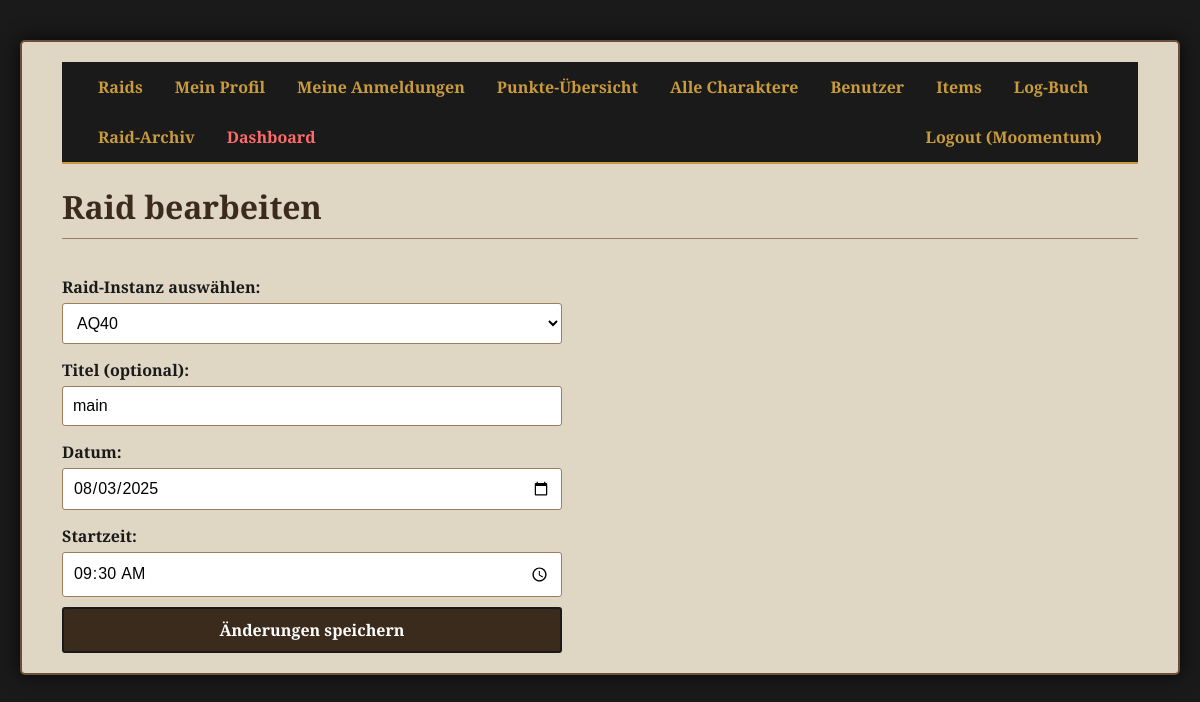
The page /raid/1/bearbeiten (signed in) on the database its author committed.
### tables this page shows
CREATE TABLE users (id INTEGER PRIMARY KEY AUTOINCREMENT, username TEXT NOT NULL UNIQUE, password_hash TEXT NOT NULL, role TEXT NOT NULL DEFAULT 'member');

CREATE TABLE raids (id INTEGER PRIMARY KEY AUTOINCREMENT, raid_instanz TEXT NOT NULL, raid_datum DATE NOT NULL, raid_zeit TIME NOT NULL, raid_titel TEXT, status TEXT NOT NULL DEFAULT 'Offen', punkte_vergeben INTEGER NOT NULL DEFAULT 0, erstellt_am TIMESTAMP DEFAULT CURRENT_TIMESTAMP);

### app.py (the view, shortened to what this page needs)
@app.route('/raid/<int:raid_id>/bearbeiten', methods=['GET', 'POST'])
@login_required
@admin_required
def raid_bearbeiten(raid_id):
    conn = get_db_connection(); raid = conn.execute('SELECT * FROM raids WHERE id = ?', (raid_id,)).fetchone(); instanzen = conn.execute('SELECT DISTINCT raid_instanz FROM items ORDER BY raid_instanz').fetchall()
    conn.close(); return render_template('raid_bearbeiten.html', raid=raid, instanzen=instanzen)

### app.py (called while the page is built)
@login_manager.user_loader
def load_user(user_id):
    conn = get_db_connection(); user_data = conn.execute('SELECT * FROM users WHERE id = ?', (user_id,)).fetchone(); conn.close()
    return User(id=user_data['id'], username=user_data['username'], role=user_data['role']) if user_data else None

def admin_required(f):
    @wraps(f)
    def decorated_function(*args, **kwargs):
        if not current_user.is_authenticated or current_user.role != 'admin':
            flash('Für diese Aktion sind Admin-Rechte erforderlich.', 'error'); return redirect(url_for('raid_liste'))
        return f(*args, **kwargs)
    return decorated_function

def get_db_connection():
    conn = sqlite3.connect('loot_system.db'); conn.execute("PRAGMA foreign_keys = ON"); conn.row_factory = sqlite3.Row
    return conn

### templates/raid_bearbeiten.html (shortened to what this page needs)
{% extends "base.html" %}
{% block content %}
    <h1>Raid bearbeiten</h1>
    <form method="post">
        <label for="raid_instanz">Raid-Instanz auswählen:</label>
        <select name="raid_instanz" id="raid_instanz" required>
            {% for instanz in instanzen %}
                <option value="{{ instanz['raid_instanz'] }}" {% if instanz['raid_instanz'] == raid['raid_instanz'] %}selected{% endif %}>{{ instanz['raid_instanz'] }}</option>
            {% endfor %}
        </select>
        <label for="raid_titel">Titel (optional):</label>
        <input type="text" id="raid_titel" name="raid_titel" value="{{ raid['raid_titel'] or '' }}">
        <label for="raid_datum">Datum:</label>
        <input type="date" id="raid_datum" name="raid_datum" value="{{ raid['raid_datum'] }}" required>
        <label for="raid_zeit">Startzeit:</label>
        <input type="time" id="raid_zeit" name="raid_zeit" value="{{ raid['raid_zeit'] }}" required>
        <button type="submit">Änderungen speichern</button>
    </form>
{% endblock %}

### templates/base.html (shortened to what this page needs)
<!DOCTYPE html>
<html lang="de">
<head>
    <link rel="stylesheet" href="{{ url_for('static', filename='css/style.css') }}">
</head>
<body>
    <div class="container">
        <nav class="navbar">
            <a href="{{ url_for('raid_liste') }}">Raids</a>
            {% if current_user.is_authenticated %}
                <a href="{{ url_for('profil') }}">Mein Profil</a>
                <a href="{{ url_for('meine_anmeldungen') }}">Meine Anmeldungen</a>
                <a href="{{ url_for('punkte_uebersicht') }}">Punkte-Übersicht</a>
                {% if current_user.role == 'admin' %}
                    <a href="{{ url_for('admin_charakter_liste') }}">Alle Charaktere</a>
                    <a href="{{ url_for('admin_user_liste') }}">Benutzer</a>
                    <a href="{{ url_for('item_liste') }}">Items</a>
                    <a href="{{ url_for('log_liste') }}">Log-Buch</a>
                    <a href="{{ url_for('archiv_liste') }}">Raid-Archiv</a>
                    <a href="{{ url_for('dashboard') }}" style="color: #ff6b6b;">Dashboard</a>
                {% endif %}
                <a href="{{ url_for('logout') }}" style="float: right;">Logout ({{ current_user.username }})</a>
            {% else %}
                <a href="{{ url_for('login') }}" style="float: right;">Login</a>
                <a href="{{ url_for('register') }}" style="float: right;">Registrieren</a>
            {% endif %}
        </nav>
        <div class="content">
            {% block content %}{% endblock %}
        </div>
    </div>
</body>
</html>

### static/css/style.css (style rules this page uses)
body { background-image: url('https://upload.wikimedia.org/wikipedia/commons/b/b8/Classic_Stranglethorn_Vale.jpeg'); background-color: #1a1a1a; background-size: cover; background-attachment: fixed; background-position: center; font-family: 'Cinzel', serif; color: #1a1a1a; margin: 0; padding: 20px; }
.container { max-width: 1200px; margin: 20px auto; padding: 20px 40px; background-color: rgba(245, 235, 215, 0.9); border: 2px solid #6b4f3a; border-radius: 5px; box-shadow: 0 0 20px rgba(0,0,0,0.75); }
.navbar { background-color: #1a1a1a; border-bottom: 2px solid #c89b3c; overflow: hidden; padding: 0 20px; }
.navbar a { float: left; display: block; color: #c89b3c; text-align: center; padding: 14px 16px; text-decoration: none; font-weight: 700; transition: all 0.3s ease; }
h1, h2 { color: #3b2b1d; border-bottom: 1px solid #9e7c5e; padding-bottom: 10px; font-weight: 700; }
form { display: flex; flex-direction: column; max-width: 500px; margin-top: 20px; }
label { margin-top: 15px; font-weight: 700; }
input[type="text"], input[type="date"], input[type="time"], input[type="number"], select, textarea { padding: 10px; margin-top: 5px; border: 1px solid #9e7c5e; border-radius: 3px; background-color: #fff; font-family: 'Arial', sans-serif; font-size: 16px; }
.button, button { display: inline-block; background-color: #3b2b1d; color: #FFFFFF; padding: 10px 15px; margin-top: 10px; text-decoration: none; border: 2px solid #1a1a1a; border-radius: 3px; font-family: 'Cinzel', serif; font-weight: 700; font-size: 16px; cursor: pointer; text-align: center; transition: all 0.2s ease-in-out; }

### rows shown on the page
users: username "Moomentum"
raids: raid_instanz "AQ40", raid_titel "main", raid_datum "08/03/2025", raid_zeit "09:30"
